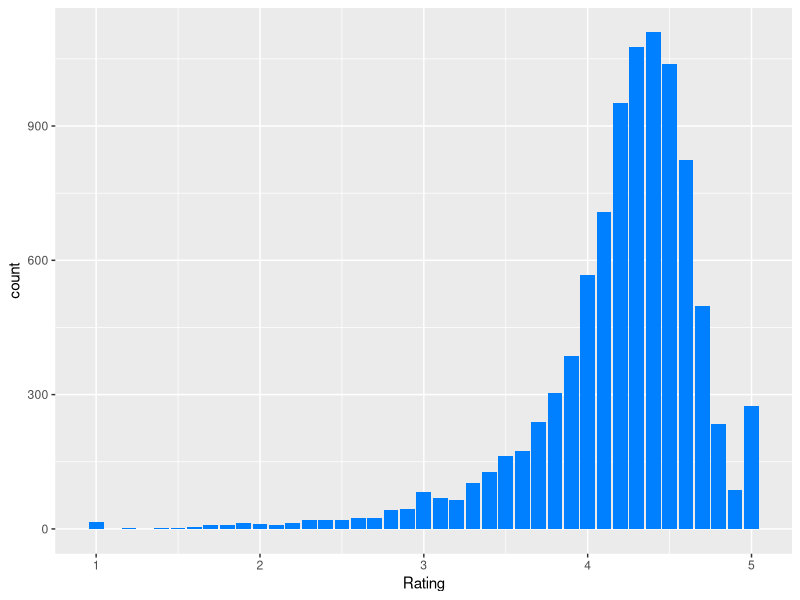

R code for this plot:

# Rating on Apps
library(ggplot2)
library(dplyr)

data = read.csv("googleplaystore(cln).csv")

View(data)

p = ggplot(data, aes(Rating)) + geom_bar(fill = "#0080ff") 
p


# Avg Rating
x1 = as.numeric(data$Rating)

data = data %>% mutate(Rating=x1) 

View(data)

q = data$Rating
colMeans(data.frame(q), na.rm = TRUE)
